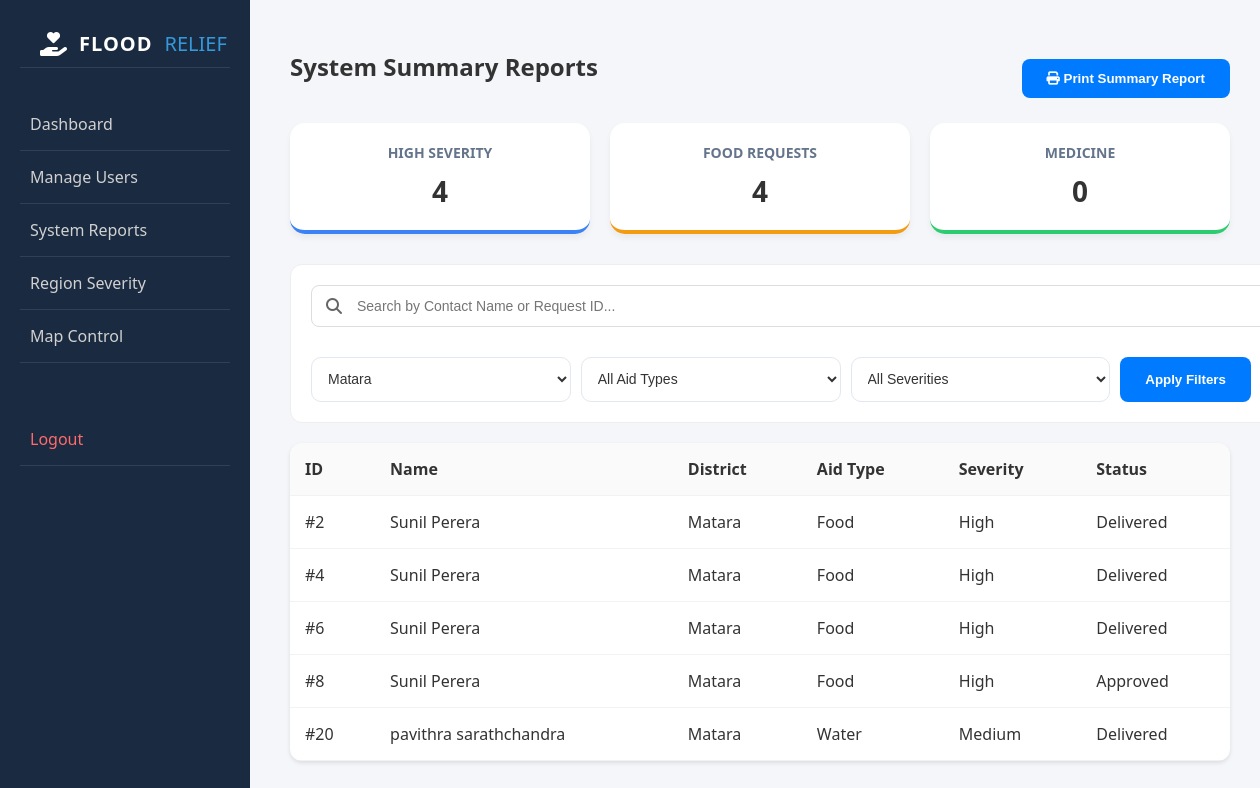
Screenshot of /admin_reports.php?district=Matara with the database file from the repository.
### tables this page shows
CREATE TABLE `requests` (
  `id` int(11) NOT NULL,
  `user_id` int(11) DEFAULT NULL,
  `region_id` int(11) NOT NULL,
  `divisional_secretariat` varchar(100) NOT NULL,
  `gn_division` varchar(100) NOT NULL,
  `relief_type` enum('Food','Water','Medicine','Shelter') NOT NULL,
  `contact_person` varchar(100) NOT NULL,
  `contact_number` varchar(15) NOT NULL,
  `address` text NOT NULL,
  `family_members` int(11) NOT NULL,
  `severity` enum('Low','Medium','High') NOT NULL,
  `description` text DEFAULT NULL,
  `status` enum('Pending','Delivered','Approved','Rejected') DEFAULT 'Pending',
  `created_at` timestamp NOT NULL DEFAULT current_timestamp()
);

CREATE TABLE `regions` (
  `id` int(11) NOT NULL,
  `district_name` varchar(100) NOT NULL,
  `severity_level` enum('Low','Medium','High') NOT NULL
);

### admin_reports.php (the view, shortened to what this page needs)
<?php
require_once 'db_config.php';
$districts_list = [
    "Ampara", "Anuradhapura", "Badulla", "Batticaloa", "Colombo", "Galle", "Gampaha",
    "Hambantota", "Jaffna", "Kalutara", "Kandy", "Kegalle", "Kilinochchi", "Kurunegala",
    "Mannar", "Matale", "Matara", "Monaragala", "Mullaitivu", "Nuwara Eliya",
    "Polonnaruwa", "Puttalam", "Ratnapura", "Trincomalee", "Vavuniya"
];
$filter_district = $_GET['district'] ?? '';
$search_name = $_GET['search'] ?? '';
$where_clauses = ["1=1"];
if ($filter_district) $where_clauses[] = "reg.district_name = '$filter_district'";
$where_sql = implode(" AND ", $where_clauses);
$sql = "SELECT r.*, reg.district_name
        FROM requests r
        JOIN regions reg ON r.region_id = reg.id
        WHERE $where_sql";
$report_data = $conn->query($sql);
$rows = [];
$high_sev = 0; $food_req = 0; $med_req = 0;
while($row = $report_data->fetch_assoc()){
    if($row['severity'] == 'High') $high_sev++;
    if($row['relief_type'] == 'Food') $food_req++;
    $rows[] = $row;
}
?>
<!DOCTYPE html>
<html lang="en">
<head>
    <link rel="stylesheet" href="https://cdnjs.cloudflare.com/ajax/libs/font-awesome/6.4.0/css/all.min.css">
    <link rel="stylesheet" href="stylesAdmin.css">
</head>
<body class="lightMode">
    <div class="sidebar no-print">
        <div class="logo-box">
            <i class="fa-solid fa-hand-holding-heart protection-icon"></i>
            <span class="brand-flood">FLOOD </span><span class="brand-relief">RELIEF</span>
        </div>
        <ul>
            <li><a href="admin_page.html">Dashboard</a></li>
            <li><a href="admin_users.php">Manage Users</a></li>
            <li><a href="admin_reports.php">System Reports</a></li>
            <li><a href="manage_reigon.php">Region Severity</a></li>
            <li><a href="map.html">Map Control</a></li>
            <li style="margin-top: 50px;"><a href="login.html" style="color: #ff6b6b;">Logout</a></li>
        </ul>
    </div>
    <div class="main-content">
        <div style="display: flex; justify-content: space-between; align-items: center; margin-bottom: 20px;">
            <h2>System Summary Reports</h2>
            <button class="summary-btn no-print" onclick="window.print()">
                <i class="fa-solid fa-print"></i> Print Summary Report
            </button>
        </div>
        <div class="stats-container">
            <div class="stat-card total"><h3>High Severity</h3><p><?php echo $high_sev; ?></p></div>
            <div class="stat-card pending"><h3>Food Requests</h3><p><?php echo $food_req; ?></p></div>
            <div class="stat-card approved"><h3>Medicine</h3><p><?php echo $med_req; ?></p></div>
        </div>
        <form method="GET" class="full-width-controls no-print" style="background: white; padding: 20px; border-radius: 12px; margin-bottom: 20px; border: 1px solid #eee;">
    <div style="position: relative; margin-bottom: 15px;">
        <i class="fa-solid fa-magnifying-glass" style="position: absolute; left: 15px; top: 50%; transform: translateY(-50%); color: #666;"></i>
        <input type="text" name="search" placeholder="Search by Contact Name or Request ID..."
               value="<?php echo htmlspecialchars($search_name); ?>"
               style="width: 100%; padding: 12px 12px 12px 45px; border-radius: 8px; border: 1px solid #ddd; font-size: 14px;">
    </div>
    <div class="filter-row" style="display: flex; gap: 10px; flex-wrap: wrap;">
        <select name="district" class="admin-dropdown" style="flex: 1; min-width: 150px;">
            <?php foreach($districts_list as $dist): ?>
                <option value="<?php echo $dist; ?>" <?php if($filter_district == $dist) echo 'selected'; ?>>
                    <?php echo $dist; ?>
                </option>
            <?php endforeach; ?>
        </select>
        <select name="type" class="admin-dropdown" style="flex: 1; min-width: 150px;">
            <option value="">All Aid Types</option>
        </select>
        <select name="severity" class="admin-dropdown" style="flex: 1; min-width: 150px;">
            <option value="">All Severities</option>
        </select>
        <button type="submit" class="summary-btn" style="margin: 0; padding: 0 25px; height: 45px;">
            Apply Filters
        </button>
    </div>
</form>
        <div class="table-section">
            <table>
                <thead>
                    <tr>
                        <th>ID</th>
                        <th>Name</th>
                        <th>District</th>
                        <th>Aid Type</th>
                        <th>Severity</th>
                        <th>Status</th>
                    </tr>
                </thead>
                <tbody>
                    <?php if(count($rows) > 0): foreach($rows as $r): ?>
                    <tr>
                        <td>#<?php echo $r['id']; ?></td>
                        <td><?php echo $r['contact_person']; ?></td>
                        <td><?php echo $r['district_name']; ?></td>
                        <td><?php echo $r['relief_type']; ?></td>
                        <td>
                            <span class="severity-text-<?php echo $r['severity']; ?>">
                                <?php echo $r['severity']; ?>
                            </span>
                        </td>
                        <td><?php echo $r['status']; ?></td>
                    </tr>
                    <?php endforeach; else: ?>
                    <tr><td colspan="6" style="text-align:center;">No records found.</td></tr>
                    <?php endif; ?>
                </tbody>
            </table>
        </div>
    </div>
</body>
</html>

### stylesAdmin.css (style rules this page uses)
:root { --sidebar-bg: #1a2a40; --main-bg: #f4f6f9; --text-color: #333; --card-bg: white; --primary-blue: #007bff; }
body { font-family: 'Segoe UI', Tahoma, Geneva, Verdana, sans-serif; margin: 0; display: flex; background: var(--main-bg); color: var(--text-color); transition: all 0.3s ease; }
.logo-box { padding: 10px 20px; display: flex; align-items: center; gap: 12px; border-bottom: 1px solid rgba(255, 255, 255, 0.1); margin-bottom: 20px; }
.protection-icon { font-size: 24px; color: #fff; }
.brand-flood { font-size: 20px; font-weight: 800; color: #fff; letter-spacing: 1px; }
.brand-relief { font-size: 20px; font-weight: 400; color: #3498db; }
.sidebar { width: 250px; background: var(--sidebar-bg); color: white; height: 100vh; padding: 20px; box-sizing: border-box; position: fixed; }
.sidebar ul { list-style: none; padding: 0; margin-top: 30px; }
.sidebar ul li { border-bottom: 1px solid rgba(255,255,255,0.1); }
.sidebar ul li a { display: block; padding: 15px 10px; color: #d1d1d1; text-decoration: none; transition: 0.3s; cursor: pointer; }
.main-content { flex: 1; padding: 30px; margin-left: 250px; }
.full-width-controls { width: 100%; display: flex; flex-direction: column; gap: 15px; }
.filter-row { display: flex; gap: 15px; }
.admin-dropdown { flex: 1; padding: 12px; border-radius: 10px; border: 1px solid #e2e8f0; background: var(--card-bg); color: var(--text-color); font-size: 14px; cursor: pointer; }
.stats-container { display: flex; gap: 20px; margin-bottom: 30px; }
.stat-card { background: var(--card-bg); padding: 20px; flex: 1; border-radius: 15px; box-shadow: 0 4px 6px rgba(0,0,0,0.05); text-align: center; border-bottom: 4px solid #cbd5e1; }
.stat-card h3 { margin: 0; font-size: 14px; color: #64748b; text-transform: uppercase; }
.stat-card p { margin: 10px 0 0; font-size: 28px; font-weight: 800; }
.stat-card.total { border-bottom-color: #3b82f6; }
.stat-card.pending { border-bottom-color: #f39c12; }
.stat-card.approved { border-bottom-color: #2ecc71; }
.table-section { background: var(--card-bg); border-radius: 12px; overflow: hidden; box-shadow: 0 2px 4px rgba(0,0,0,0.1); }
table { width: 100%; border-collapse: collapse; }
th, td { padding: 15px; text-align: left; border-bottom: 1px solid rgba(0,0,0,0.05); }
th { background: rgba(0,0,0,0.02); color: var(--text-color); font-weight: 600; }
.summary-btn { margin-top: 25px; padding: 12px 25px; background: var(--primary-blue); color: white; border: none; border-radius: 8px; font-weight: 600; cursor: pointer; transition: 0.3s; }
.admin-dropdown, input[name="search"] { color: #333 !important; background-color: #fff !important; }
.main-content { margin-left: 260px; padding: 30px; }

### rows the page displays
requests: id "2", contact_person "Sunil Perera", region.district_name "Matara", relief_type "Food", severity "High", status "Delivered"
requests: id "4", contact_person "Sunil Perera", region.district_name "Matara", relief_type "Food", severity "High", status "Delivered"
requests: id "6", contact_person "Sunil Perera", region.district_name "Matara", relief_type "Food", severity "High", status "Delivered"
requests: id "8", contact_person "Sunil Perera", region.district_name "Matara", relief_type "Food", severity "High", status "Approved"
requests: id "20", contact_person "pavithra sarathchandra", region.district_name "Matara", relief_type "Water", severity "Medium", status "Delivered"

### other values shown
$high_sev "4"
$food_req "4"
$med_req "0"
form field district "Matara"
